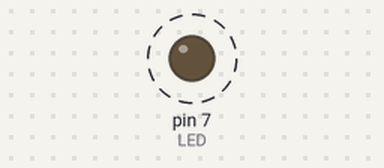
This sketch was run on a simulated Arduino Uno, built with avr-gcc and run on an emulated ATmega328P. Shown: output pins drawn as LEDs (lit = HIGH). Dashed ring = blinking.

Above: at 0.5 s.
Timing chart, 0 to 4.6 s (numbered marks = the images above):
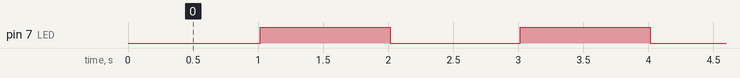

The sketch:

Timer.ino
```cpp
#define LED PD7

int contador = 0;

ISR (TIMER0_OVF_vect) {
  if (contador >= 61) {
    PORTD ^= (1 << LED); // inverte o estado do LED
    contador = 0;
  }
  contador ++;
}

int main(void)
{
  DDRD |= (1 << LED); // led como saída
  //TCCR0A = 0;
  TCCR0B = (1 << CS02) | (1 << CS00); // clock interno com freq de 16MHz/1024 = 15,625kHz

  // período: T = (1 / 15625) = 64us
  // 8 bits = 2^3 = 256 -> 0 a 255
  // 255 * 64u = 16,32ms
  // Regra de 3:
  // 1 int ------ 16,32ms
  // x int ------   1s
  // x = 61 interrupções

  TIMSK0 |= (1 << TOIE0); // liga a interrupção no fim da contagem
  sei();                  // Habilita a interrupção global

  while (1) {
  }
}
```

Measured:
- by itself, pin 7 (LED): alternates HIGH for 1.0 s and LOW for 1.0 s
